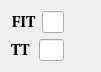
  <widget class="QWidget" name="layoutWidget_9">
   <property name="geometry">
    <rect>
     <x>80</x>
     <y>140</y>
     <width>81</width>
     <height>54</height>
    </rect>
   </property>
   <layout class="QVBoxLayout" name="verticalLayout_29">
    <item>
     <layout class="QHBoxLayout" name="horizontalLayout_40">
      <item>
       <widget class="QLabel" name="label_130">
        <property name="font">
         <font>
          <family>Utopia</family>
          <pointsize>11</pointsize>
          <weight>75</weight>
          <bold>true</bold>
         </font>
        </property>
        <property name="text">
         <string>FIT</string>
        </property>
        <property name="alignment">
         <set>Qt::AlignCenter</set>
        </property>
       </widget>
      </item>
      <item>
       <widget class="PyDMLineEdit" name="PyDMLineEdit_31">
        <property name="toolTip">
         <string/>
        </property>
        <property name="whatsThis">
         <string>
    Writeable text field to send and display channel values
    </string>
        </property>
        <property name="readOnly">
         <bool>true</bool>
        </property>
       </widget>
      </item>
      <item>
       <widget class="QLabel" name="label_131">
        <property name="sizePolicy">
         <sizepolicy hsizetype="Preferred" vsizetype="Preferred">
          <horstretch>0</horstretch>
          <verstretch>0</verstretch>
         </sizepolicy>
        </property>
        <property name="minimumSize">
         <size>
          <width>20</width>
          <height>20</height>
         </size>
        </property>
        <property name="maximumSize">
         <size>
          <width>20</width>
          <height>20</height>
         </size>
        </property>
        <property name="styleSheet">
         <string notr="true">background-color: transparent;</string>
        </property>
        <property name="text">
         <string/>
        </property>
        <property name="pixmap">
         <pixmap>images/led_red.png</pixmap>
        </property>
        <property name="scaledContents">
         <bool>true</bool>
        </property>
        <property name="alignment">
         <set>Qt::AlignCenter</set>
        </property>
       </widget>
      </item>
     </layout>
    </item>
    <item>
     <layout class="QHBoxLayout" name="horizontalLayout_41">
      <item>
       <widget class="QLabel" name="label_132">
        <property name="font">
         <font>
          <family>Utopia</family>
          <pointsize>11</pointsize>
          <weight>75</weight>
          <bold>true</bold>
         </font>
        </property>
        <property name="text">
         <string>TT </string>
        </property>
        <property name="alignment">
         <set>Qt::AlignCenter</set>
        </property>
       </widget>
      </item>
      <item>
       <widget class="PyDMLineEdit" name="PyDMLineEdit_32">
        <property name="toolTip">
         <string/>
        </property>
        <property name="whatsThis">
         <string>
    Writeable text field to send and display channel values
    </string>
        </property>
        <property name="readOnly">
         <bool>true</bool>
        </property>
       </widget>
      </item>
      <item>
       <widget class="QLabel" name="label_133">
        <property name="sizePolicy">
         <sizepolicy hsizetype="Preferred" vsizetype="Preferred">
          <horstretch>0</horstretch>
          <verstretch>0</verstretch>
         </sizepolicy>
        </property>
        <property name="minimumSize">
         <size>
          <width>20</width>
          <height>20</height>
         </size>
        </property>
        <property name="maximumSize">
         <size>
          <width>20</width>
          <height>20</height>
         </size>
        </property>
        <property name="styleSheet">
         <string notr="true">background-color: transparent;</string>
        </property>
        <property name="text">
         <string/>
        </property>
        <property name="pixmap">
         <pixmap>images/led_red.png</pixmap>
        </property>
        <property name="scaledContents">
         <bool>true</bool>
        </property>
        <property name="alignment">
         <set>Qt::AlignCenter</set>
        </property>
       </widget>
      </item>
     </layout>
    </item>
   </layout>
  </widget>
